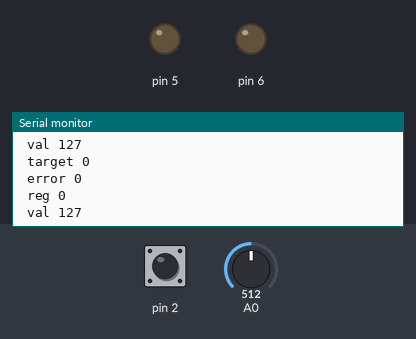
Bench run of a sketch on a simulated Arduino Uno, built with avr-gcc and run on an emulated ATmega328P. On the bench: output pins drawn as LEDs (lit = HIGH), the last lines printed to the serial monitor. Inputs (shaded band) come from the test bench; at power-on: A0 = 512, pin 2 HIGH.

Above: at 1.2 s.
1.3 s: A0 set to 419
At 2.2 s:
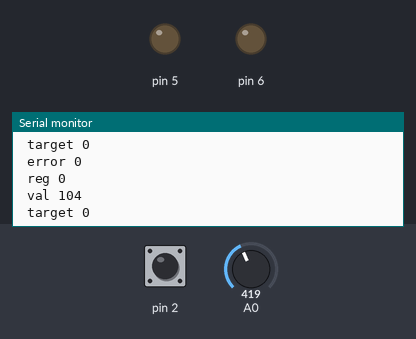
4.3 s: A0 set to 384
At 4.9 s:
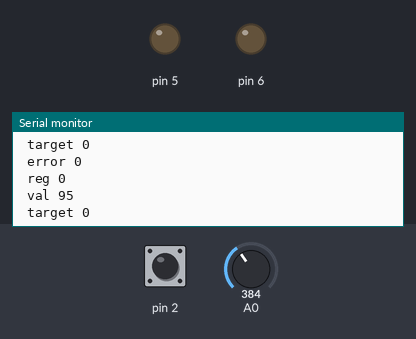
Timing chart, 0 to 7.3 s (numbered marks = the images above; inputs shaded):
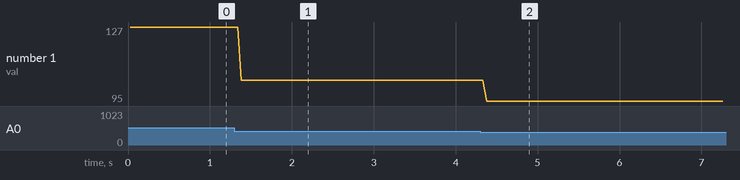

Measured:
- after the input at 1.3 s, the serial monitor: prints a new line after 0.08 s (image 1)
- after the input at 4.3 s, the serial monitor: prints a new line after 0.08 s (image 2)
- plotted number 1: 127 → 104 after the input at 1.3 s, 104 → 95 after the input at 4.3 s

The sketch:

Can_samplelogg_and_tests.ino
```cpp
#include <mcp_can.h>
#include <mcp_can_dfs.h>
#define maxAnglesServo 270
// CAN-Library from Seeed-Studio (link below)
//https://github.com/Seeed-Studio/CAN_BUS_Shield

// CAN-BUS Shield, receive data with interrupt mode
// CAN-bus and servomotor, PD-regulator
// Author: Hanif Nazari & Tobias Hansson, 2018-12-01

#include <SPI.h>
#include "mcp_can.h"

// the cs pin of the version after v1.1 is default to D9
// v0.9b and v1.0 is default D10
const int SPI_CS_PIN = 9;

MCP_CAN CAN(SPI_CS_PIN);                                    // Set CS pin
/*
int testflag = 0;
int samples[500];
int testIndex = 0;
long testDeltaT = 0;
*/
unsigned char flagRecv = 0;
unsigned char len = 0;
unsigned char buf[8];
int target = 0;
int val = 0;
int e = 0; // error = target(desired value) - val(acutal Value)
int oldE = 0;
//int p = 1;
int reg = 0;// (p * e) + ((e - oldE) / (deltaT / 1000));
long currentMillis;
long previousMillis;
long deltaT = 0;
unsigned int messageType;
int upperLim = 255;
int lowerLim = 10;
unsigned char stmp[8] = {0, 0, 0, 0, 0, 0, 0, 0};

String StringOne;
void setup()
{
  pinMode(5, OUTPUT);
  pinMode(6, OUTPUT);
  pinMode(A0, INPUT);

  Serial.begin(9600);

  while (CAN_OK != CAN.begin(CAN_125KBPS))              // init can bus : baudrate = 500k
  {
    Serial.println("CAN BUS Shield init fail");
    Serial.println(" Init CAN BUS Shield again");
    delay(100);
  }
  Serial.println("CAN BUS Shield init ok!");

  attachInterrupt(0, MCP2515_ISR, FALLING); // start interrupt
  previousMillis = millis();
}

void MCP2515_ISR()
{
  flagRecv = 1;
}

void loop()  {

  previousMillis = currentMillis;
  currentMillis = millis();
  deltaT = (currentMillis - previousMillis);
/*
  Serial.print(" previousMillis ");
  Serial.println(previousMillis);

  Serial.print(" deltaT ");
  Serial.println(deltaT);

  Serial.print(" currentMillis ");
  Serial.println(currentMillis);
*/
  if (flagRecv) {
    // check if get data

    unsigned int Myid = 1;
    // iterate over all pending messages
    // If either the bus is saturated or the MCU is busy,
    // both RX buffers may be in use and reading a single
    // message does not clear the IRQ conditon.
    if (CAN_MSGAVAIL == CAN.checkReceive()) {
      flagRecv = 0;// clear flag
      // read data,  len: data length, buf: data buf
      CAN.readMsgBuf(&len, buf);

      if (CAN.getCanId() == Myid) {

        messageType = buf[0];
        switch (messageType) {
          case 0:    // update target
            target = (int)buf[1];
            //testflag = 1;
            break;
          case 1:    //send back angle
            stmp[0] = Myid;
            stmp[1] = val;
            CAN.sendMsgBuf(0x00, 0, 2, stmp);
            Serial.print(val, HEX);
            delay(100);   // send data per 100ms
            break;
          case 2:     //set upper Limit
            if (upperLim <= 255) {
              upperLim = (int)buf[1];
              Serial.print("upperLim");
              Serial.println(upperLim);
            }
            break;
          case 3: // set lower limit
            if (lowerLim >= 10) {
              lowerLim = (int)buf[1];
              Serial.print("lowerLim");
              Serial.println(lowerLim);
            }
            break;
            /*
          case 4: // update p value

            p = (int)buf[1];
            Serial.println(p);
            break;
            */
        }

      } else {
        Serial.println(" ID doesn't match");
      }

    }

  }

  val = map(analogRead(A0), 0, 1023, 0, 255);
  Serial.print(" val ");
  Serial.println(val);

  Serial.print(" target ");
  Serial.println(target);
  Serial.println();

  Serial.print(" error ");
  Serial.println(e);
  Serial.println();

  Serial.print(" reg ");
  Serial.println(reg);
  Serial.println();

if(target!=0){
  e = target - val;
  reg = 8*e + (e - oldE)/deltaT/1000;
  if(reg > 70){ reg = 70;}
  else if(reg < -70){ reg = -70;}
  oldE = e;

  if (reg > 0 ) {
    digitalWrite(5, LOW);
    analogWrite(6, reg);
  } else {
    digitalWrite(6, LOW);
    analogWrite(5, - reg);
  }
}
  /*
    if(testflag){
    testDeltaT += deltaT;
    while (testDeltaT > 10){
      samples[testIndex++] = val;
      testDeltaT -= 10;
    }
    if (testIndex >= 500){
     for(int i=0; i<500;i++){
      Serial.print(i);
      Serial.print(" : ");
      Serial.println(samples[i]);
      }
      testflag = 0;
      testIndex = 0;
    }
  }
*/
}
/*********************************************************************************************************
  END FILE
*********************************************************************************************************/
```
